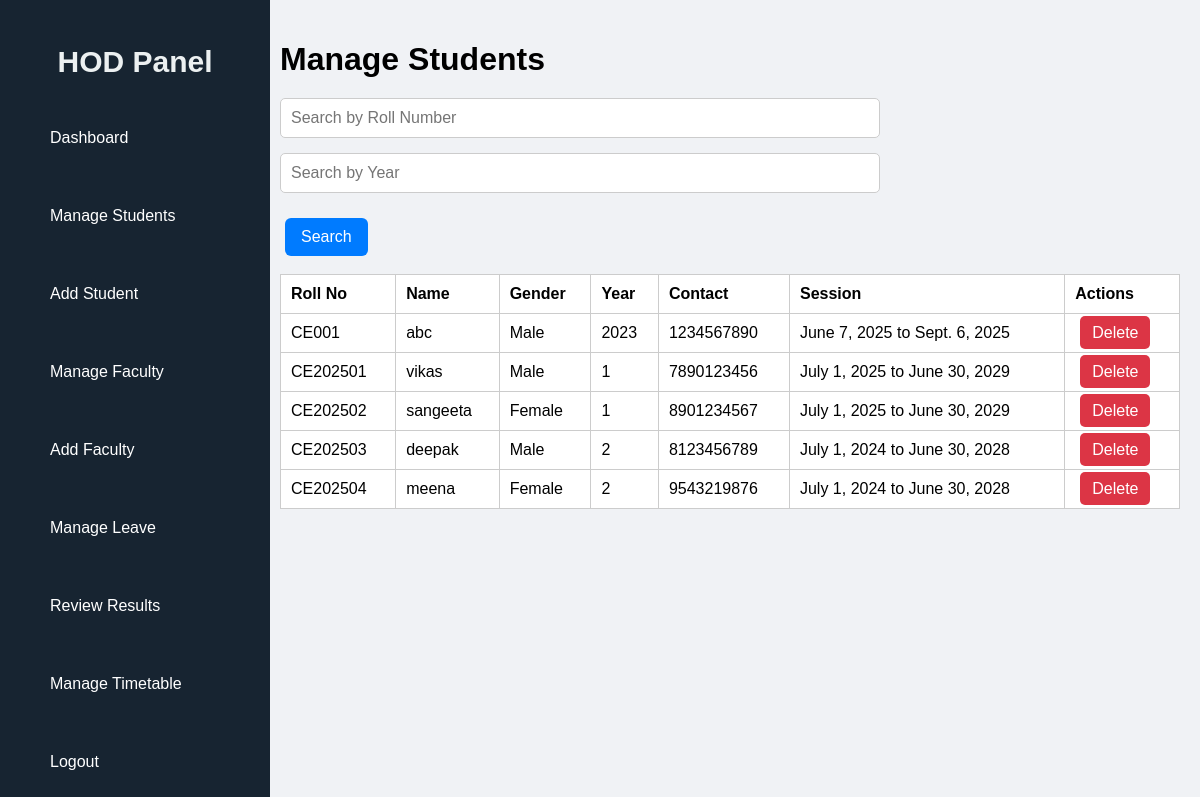
/hod/manage-student/ (signed in), run on the app's committed database.
### CMS/models.py (models this page shows, shortened)
class Student(models.Model):
    GENDER_CHOICES = (
        ('Male', 'Male'),
        ('Female', 'Female'),
        ('Other', 'Other'),
    )
    SEMESTER_CHOICES = (
        ('Semester 1', 'Semester 1'),
        ('Semester 2', 'Semester 2'),
        ('Semester 3', 'Semester 3'),
        ('Semester 4', 'Semester 4'),
        ('Semester 5', 'Semester 5'),
        ('Semester 6', 'Semester 6'),
        ('Semester 7', 'Semester 7'),
        ('Semester 8', 'Semester 8'),
    )
    user = models.OneToOneField(CustomUser, on_delete=models.CASCADE)
    roll_number = models.CharField(max_length=20, unique=True)
    department = models.ForeignKey(Department, on_delete=models.CASCADE)
    year = models.IntegerField()
    semester = models.CharField(max_length=10)
    contact_number = models.CharField(max_length=15,unique=True)
    gender = models.CharField(max_length=10, choices=GENDER_CHOICES)
    address = models.TextField()
    session_start = models.DateField()
    session_end = models.DateField()
    class Meta:
        unique_together = ('roll_number', 'year')

class CustomUser(AbstractUser):
    USER_ROLES = (
        ('student', 'Student'),
        ('faculty', 'Faculty'),
        ('hod', 'HOD'),
    )
    user_type = models.CharField(max_length=10, choices=USER_ROLES, default='student')
    email = models.EmailField(unique=True)
    role = models.CharField(max_length=10, choices=USER_ROLES)

### CMS/views.py (the view)
# urls.py: path('hod/manage-student/', views.manage_student, name='manage_student'),
@login_required
def manage_student(request):
    hod_department = request.user.hod.department
    roll_query = request.GET.get('roll_number', '').strip()
    year_query = request.GET.get('year', '').strip()
    students = Student.objects.filter(department=hod_department)
    if roll_query:
        students = students.filter(roll_number__icontains=roll_query)
    if year_query:
        students = students.filter(year=year_query)
    return render(request, "hod_manage_student.html", {
        "students": students,
        "roll_query": roll_query,
        "year_query": year_query
    })

### CMS/templates/hod_manage_student.html (shortened to what this page needs)
{% load static %}
<!DOCTYPE html>
<html lang="en">
<head>
  <link rel="stylesheet" href="{% static 'css/hod_manage.css' %}">
  <link rel="stylesheet" href="{% static 'css/sidebar.css' %}">
</head>
<body>
  <div class="dashboard-container">
  {% include 'hod_sidebar.html' %}
  <div class="main-content">
  <h1>Manage Students</h1>
<form method="get" action="">
<input type="text" name="roll_number" placeholder="Search by Roll Number" value="{{ roll_query }}"><br>
<input type="text" name="year" placeholder="Search by Year" value="{{ year_query }}">
<button type="submit">Search</button>
  <br>
</form>
  <br>
  <table>
    <thead>
      <tr>
        <th>Roll No</th>
        <th>Name</th>
        <th>Gender</th>
        <th>Year</th>
        <th>Contact</th>
        <th>Session</th>
        <th>Actions</th>
      </tr>
    </thead>
    <tbody>
      {% for student in students %}
        <tr>
          <td>{{ student.roll_number }}</td>
          <td>{{ student.user.username }}</td>
          <td>{{ student.gender }}</td>
          <td>{{ student.year }}</td>
          <td>{{ student.contact_number }}</td>
          <td>{{ student.session_start }} to {{ student.session_end }}</td>
          <td>
            <a href="{% url 'delete_student' student.id %}" class="btn delete" onclick="return confirm('Are you sure you want to delete this student?');">Delete</a>
          </td>
        </tr>
      {% empty %}
        <tr><td colspan="7">No students found.</td></tr>
      {% endfor %}
    </tbody>
  </table>
  <br>
  </div>
</div>
</body>
</html>

### CMS/static/css/hod_manage.css (style rules this page uses)
body { margin: 0; font-family: 'Segoe UI', Tahoma, Geneva, Verdana, sans-serif; background-color: #f4f6f9; }
.main-content { margin-left: 260px; padding: 20px; flex-grow: 1; overflow-y: auto; }
h1 { margin-bottom: 20px; }
input[type="text"] { padding: 8px; width: 250px; border-radius: 5px; border: 1px solid #ccc; }
button, .btn { padding: 8px 12px; background-color: #007bff; color: white; border: none; border-radius: 5px; text-decoration: none; margin-left: 5px; cursor: pointer; }
.btn.delete { background-color: #dc3545; }
table { width: 100%; border-collapse: collapse; background-color: white; }
table th, table td { padding: 10px; border: 1px solid #ccc; text-align: left; }
form { max-width: 600px; margin-top: 20px; }
form input[type="text"], form input[type="number"], form input[type="date"], form input[type="email"], form input[type="password"], form select, form textarea { width: 100%; padding: 10px; border: 1px solid #ccc; border-radius: 5px; font-size: 16px; box-sizing: border-box; margin-bottom: 15px; }
form button[type="submit"], form .btn { padding: 10px 16px; font-size: 16px; background-color: #007bff; color: white; border: none; border-radius: 6px; cursor: pointer; margin-top: 10px; text-decoration: none; display: inline-block; }

### CMS/static/css/sidebar.css (style rules this page uses)
body { margin: 0; font-family: Arial, sans-serif; background-color: #f0f2f5; }
.dashboard-container { display: flex; height: 100vh; }
.main-content { margin-left: 260px; padding: 20px; flex-grow: 1; overflow-y: auto; }

### data on the page
Student: roll_number "CE001", user.username "abc", gender "Male", year "2023", contact_number "1234567890", session_start "June 7, 2025", session_end "Sept. 6, 2025"
Student: roll_number "CE202501", user.username "vikas", gender "Male", year "1", contact_number "7890123456", session_start "July 1, 2025", session_end "June 30, 2029"
Student: roll_number "CE202502", user.username "sangeeta", gender "Female", year "1", contact_number "8901234567", session_start "July 1, 2025", session_end "June 30, 2029"
Student: roll_number "CE202503", user.username "deepak", gender "Male", year "2", contact_number "8123456789", session_start "July 1, 2024", session_end "June 30, 2028"
Student: roll_number "CE202504", user.username "meena", gender "Female", year "2", contact_number "9543219876", session_start "July 1, 2024", session_end "June 30, 2028"
